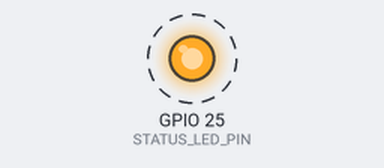
Simulated run of this sketch. Board: ESP32. On the bench: output pins drawn as LEDs (lit = HIGH). Dashed ring = blinking. What the sketch prints to the serial monitor is not drawn.

Above: at 0.7 s.
Timing chart, 0 to 4.8 s (numbered marks = the images above):
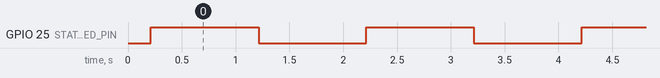

Measured:
- by itself, GPIO 25 (STATUS_LED_PIN): alternates HIGH for 1.0 s and LOW for 1.0 s

The sketch:

ch04_board_probe.ino
```cpp
// Chapter 04 — Probe Identitas Chip & Uji GPIO Aman pada ESP32-DevKitC V4
// Target board: ESP32-DevKitC V4 (ESP32-WROOM-32)
// Framework: Arduino-ESP32 (v3.x) atau v2.x
// Catatan: Firmware ini belum dikompilasi/diuji di environment server ini.

#include <Arduino.h>

constexpr uint8_t STATUS_LED_PIN = 25; // GPIO aman untuk output LED (+ resistor 220 ohm)
constexpr uint32_t SERIAL_BAUD = 115200;

void setup() {
  Serial.begin(SERIAL_BAUD);
  delay(200);

  pinMode(STATUS_LED_PIN, OUTPUT);
  digitalWrite(STATUS_LED_PIN, LOW);

  Serial.println("=== ESP32 BOARD PROBE (CHAPTER 04) ===");
  Serial.print("Chip Model      : ");
  Serial.println(ESP.getChipModel());
  Serial.print("Chip Revision   : ");
  Serial.println(ESP.getChipRevision());
  Serial.print("CPU Cores       : ");
  Serial.println(ESP.getChipCores());
  Serial.print("CPU Freq (MHz)  : ");
  Serial.println(ESP.getCpuFreqMHz());
  Serial.print("Flash Size (MB) : ");
  Serial.println(ESP.getFlashChipSize() / (1024.0 * 1024.0), 2);
  Serial.print("Free Heap (KiB) : ");
  Serial.println(ESP.getFreeHeap() / 1024.0, 1);
  Serial.println("Status LED Pin  : GPIO 25 (output LOW)");
}

void loop() {
  digitalWrite(STATUS_LED_PIN, HIGH);
  Serial.println("[HEARTBEAT] LED=HIGH");
  delay(1000);

  digitalWrite(STATUS_LED_PIN, LOW);
  Serial.println("[HEARTBEAT] LED=LOW");
  delay(1000);
}
```
